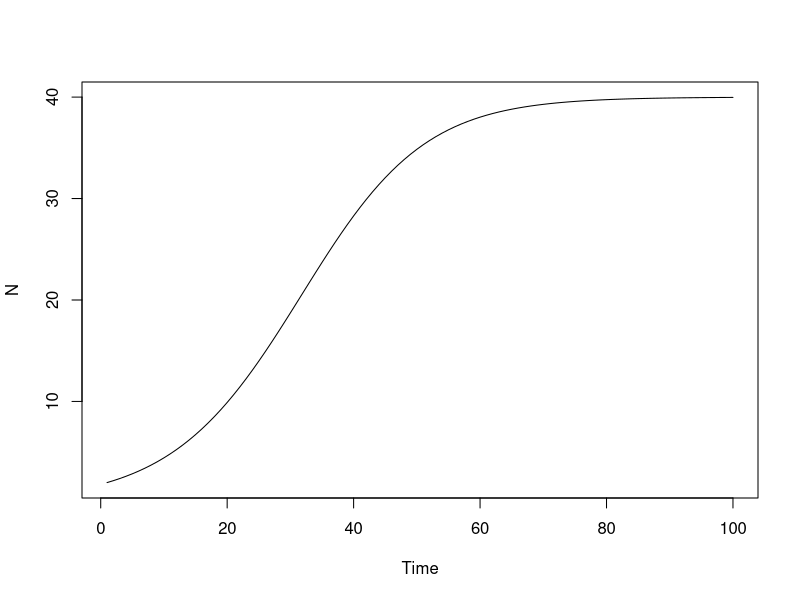
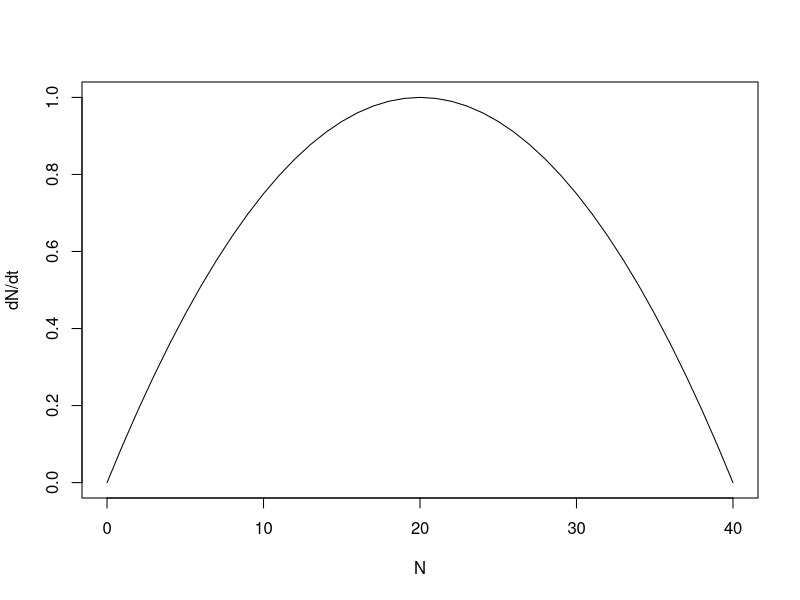
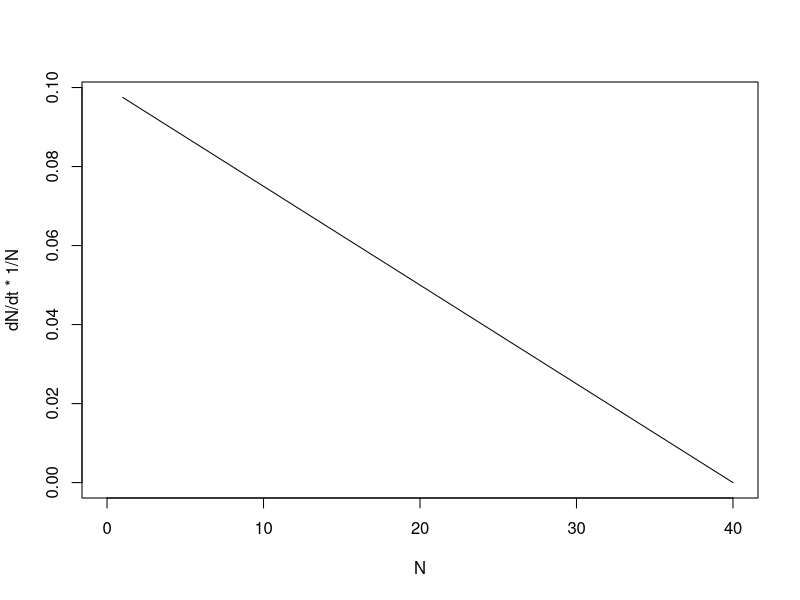
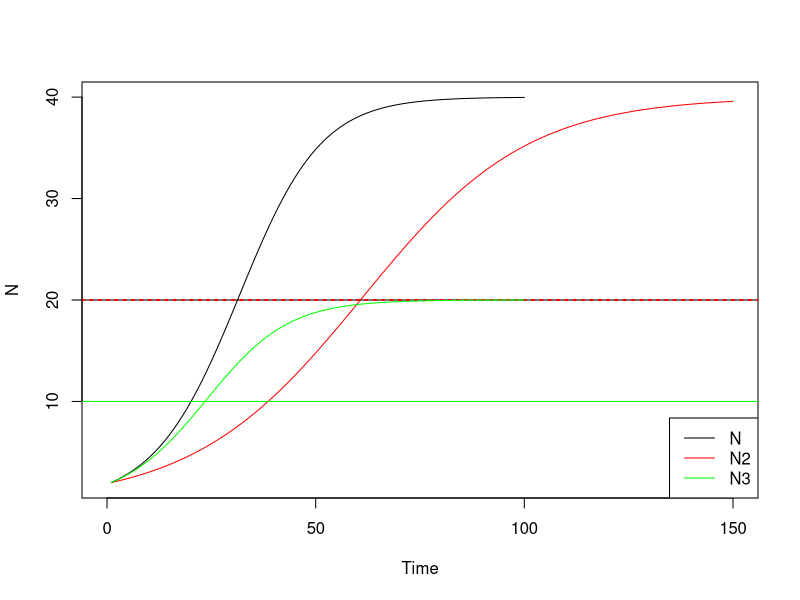
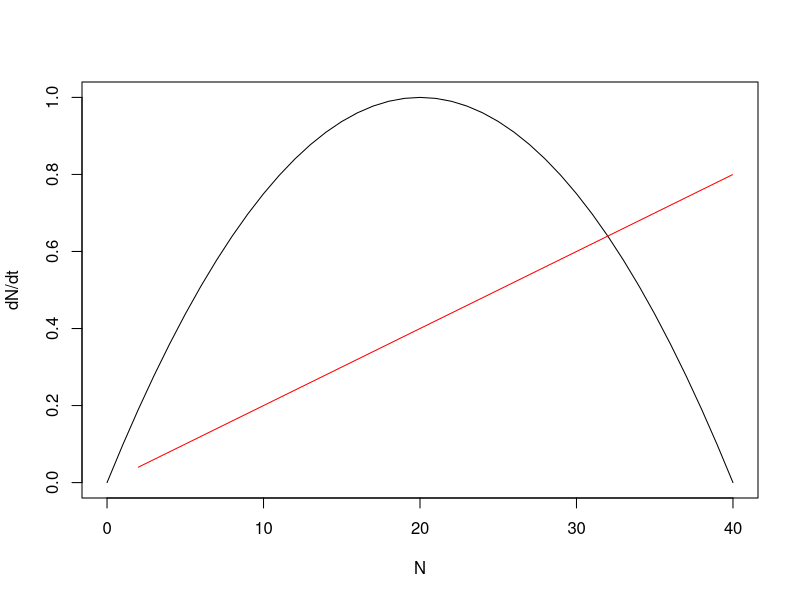
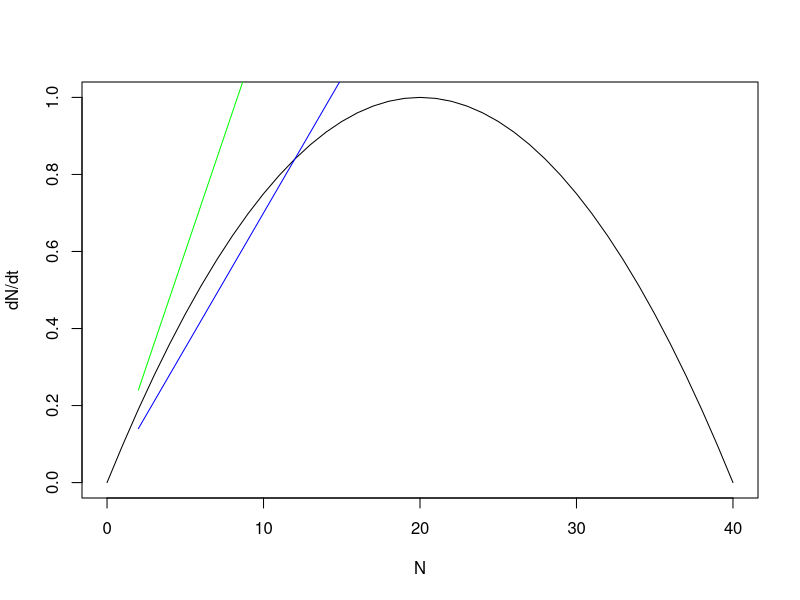
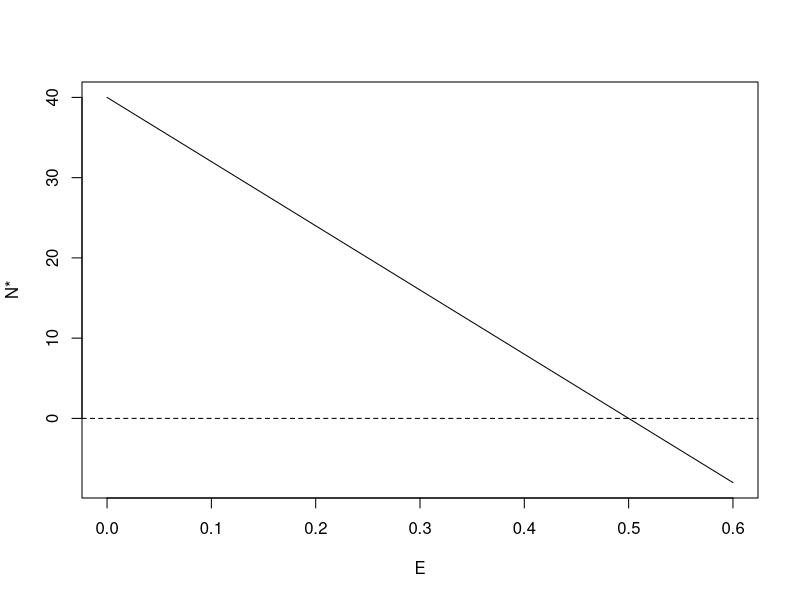
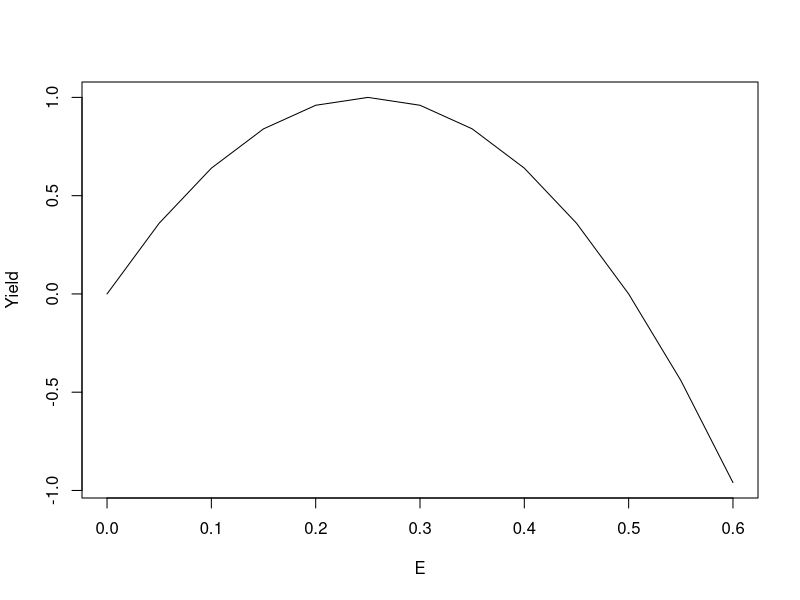

Source code (R) for these figures, in order:
## ---- chunk 1
knitr::opts_chunk$set(echo = TRUE)
## ---- chunk 2
rm(list = ls()) # It is often a good practice to start your scrpits with this command, 
# which clears the workspace (console, "calculator") from all objects. 
# *Note though that if you want to start a completely clean R session you need to 
# quit the program the usual way.

# Two parameters govern the dynamics of the population: the growth rate (r) and  
# the carrying capacity (K).
# We can give them arbitrary values, it does not really matter here.
r <- 0.1
K <- 40

# We also need to set the initial population density and the time range 
N_ini <- 2
t <- 100

# Now we can calculate the density at the next time step!
N2 <- r * N_ini * (1-(N_ini/K)) + N_ini
N3 <- r * N2 * (1-(N2/K)) + N2
#... etc etc
## ---- chunk 3
#for (each of these values) {
#    do the commands between the curly brackets
#}
## ---- chunk 4
vec <- seq(1, 20, 1)
vec
vec[3] # the third element in vec is 3
## ---- chunk 5
# Create an empty vector to store the values in
N <- rep(NA, t) # this repeats NA t times
N[1] <- N_ini   # Set element number 1 to N_ini


for (i in 2:t) { # this performs the calculation in the loop from 2 to t, i is the current value
  N[i] <- r * N[i-1] * (1-(N[i - 1]/K)) + N[i-1]
}

## ---- chunk 6
# Plot how population abundance change over time
plot(y = N, x = 1:t, xlab = "Time", ylab = "N", type = "l")
## ---- chunk 7
## We can start by creating a vector of N-values (ranging from 0 to carrying capacity):
N_vec <- seq(from = 0, to = K, by = 1)
N_vec

## Population growth rate
growth_pop <- r * N_vec * (1-(N_vec/K))

# Plot how population growth rate varies with population density
plot(growth_pop ~ N_vec, xlab = "N", ylab = "dN/dt", type = "l")

## Per capita growth rate
growth_cap <- growth_pop / N_vec

# Plot how per capita growth rate varies with population density
plot(growth_cap ~ N_vec, xlab = "N", ylab = "dN/dt * 1/N", type = "l")
## ---- chunk 8
# Create a new vector with r being half as large
N2 <- rep(NA, t)
N2[1] <- N_ini
for (i in 2:150) {
N2[i] <- (r/2) * N2[i-1] * (1-(N2[i - 1]/K)) + N2[i-1]
}

# Create a new vector with K being half as large
N3 <- rep(NA, t)
N3[1] <- N_ini
for (i in 2:t) {
N3[i] <- r * N3[i-1] * (1-(N3[i - 1]/(K/2))) + N3[i-1]
}

# To plot population abundance change over time: Plot the original plot and add the two lines by the command “lines”. Note that we have change the scale on the x axis to capture the asymptote for N2:
plot(y = N, x = 1:t, xlab = "Time", ylab = "N", type = "l", xlim =c(0,150) )
abline(h = K/2, lwd=1)
lines(y = N2, x = 1:150, col="red")
abline(h = K/2, lty=3, lwd=2, col="red")
lines(y = N3, x = 1:t, col="green")
abline(h = K/2/2, col="green")
legend("bottomright", legend=c("N", "N2", "N3"),
       col=c("black","red", "green"), lty=1)

## ---- chunk 9
plot(growth_pop ~ N_vec, xlab = "N", ylab = "dN/dt", type = "l")
q <- 0.2
E <- 0.1
lines(q*E*N ~ N, col="red")
## ---- chunk 10
plot(growth_pop ~ N_vec, xlab = "N", ylab = "dN/dt", type = "l")
q <- 0.2
E <- 0.35
lines(q*E*N ~ N, col="blue") # Stability of the equilibrium is the same!

## Try even higher Effort:
E <- 0.6
lines(q*E*N ~ N, col="green")
## ---- chunk 11
E <- seq(from = 0, to = 0.6, by = 0.05)
N_eq <- (1 - q*E/r)*K

plot(N_eq ~ E, type = "l", xlab = "E", ylab = "N*")
abline(a = 0, b = 0, lty = 2)
## ---- chunk 12
Y <- q*E*(K*(1 - q*E/r))
plot(Y ~ E, type = "l", xlab = "E", ylab = "Yield")#, ylim = c(0, 1))
## ---- chunk 13
## Testing different r and K values for yield~effort plot
## Basically, below we recreate the last two figures while varying r and K by scaling 
## them with 0.5 and 2! ** Note, it is generally not very good practice to overwrite 
## objects like below, but at the same time creating new objects with slightly different 
## names is not perfect either. Both methods are quite error prone for different reasons, 
## and we can discuss other more safe options!
q <- 0.2
E <- seq(from = 0, to = 0.6, by = 0.05)
K <- 40
r <- 0.1

Y <- q*E*(K*(1 - q*E/r))
plot(Y ~ E, type = "l", xlab = "E", ylab = "Yield", ylim = c(0, 2.5))

Y <- q*E*(K*(1 - q*E/(r*0.5)))
lines(Y ~ E, type = "l", xlab = "E", ylab = "Yield", ylim = c(0, 1), col = "blue")

Y <- q*E*(K*(1 - q*E/(r*2)))
lines(Y ~ E, type = "l", xlab = "E", ylab = "Yield", ylim = c(0, 1), col = "blue", lty = 2)

Y <- q*E*((K*0.5)*(1 - q*E/r))
lines(Y ~ E, type = "l", xlab = "E", ylab = "Yield", ylim = c(0, 1), col = "red")

Y <- q*E*((K*2)*(1 - q*E/r))
lines(Y ~ E, type = "l", xlab = "E", ylab = "Yield", ylim = c(0, 1), col = "red", lty = 2)

legend("topleft", 
       c("default: r=0.1, K=40", 
         "r=0.05, K=40", 
         "r=0.2, K=40",
         "r=0.1, K=20",
         "r=0.1, K=80"),
       lty = c(1,1,2,1,2),
       col = c("black", "blue", "blue", "red", "red"),
       bty = "n")

## Testing different r and K values for N*~effort plot
E <- seq(from = 0, to = 0.6, by = 0.05)
N_eq <- (1 - q*E/r)*K
plot(N_eq ~ E, type = "l", xlab = "E", ylab = "N*")
abline(a = 0, b = 0, lty = 2)

N_eq <- (1 - q*E/(r*0.5))*K
lines(N_eq ~ E, type = "l", xlab = "E", ylab = "N*", col = "blue")

N_eq <- (1 - q*E/(r*2))*K
lines(N_eq ~ E, type = "l", xlab = "E", ylab = "N*", lty = 2, col = "blue")

N_eq <- (1 - q*E/(r))*K*0.5
lines(N_eq ~ E, type = "l", xlab = "E", ylab = "N*", col = "red")

N_eq <- (1 - q*E/(r))*K*2
lines(N_eq ~ E, type = "l", xlab = "E", ylab = "N*", lty = 2, col = "red")

legend("topright", 
       c("default: r=0.1, K=40", 
         "r=0.05, K=40", 
         "r=0.2, K=40",
         "r=0.1, K=20",
         "r=0.1, K=80"),
       lty = c(1,1,2,1,2),
       col = c("black", "blue", "blue", "red", "red"),
       bty = "n")
## ---- chunk 14
## Introduce the parameter K_0
K_0 <- 10

## Population-level growth rate
G <- r * N_vec * ((N_vec/K_0)-1) * (1-(N_vec/K))

plot(G ~ N_vec, type = "l", xlab = "N", ylab = "dN/dt")
abline(a = 0, b = 0, lty = 2)

## Per capita growth
plot(G/N_vec ~ N_vec, type = "l", xlab = "N", ylab = "dN/dt*1/N", ylim = c(0, 0.06))
## ---- chunk 15
qE <- r*((N_vec/K_0)-1)*(1-N_vec/K)

plot(N_vec ~ qE, type = "l", xlab = "E", ylab = "N*", xlim = c(0, 0.06))
abline(a = 25, b = 0, col = "red")
## ---- chunk 16
## Yield ~ E
plot(qE*N_vec ~ qE, type = "l", xlab = "E", ylab = "Yield", xlim = c(0, 0.06))
abline(a = 0, b = 25, col = "red")
